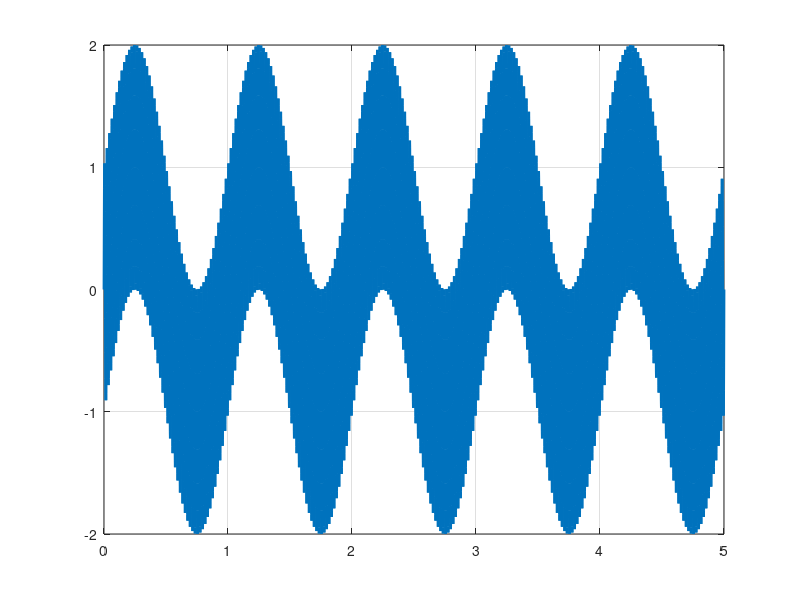

Source code (MATLAB):
% Graph of low pass RC filter circuit


clear
close all

t=0:0.001:5;
y=sin(2*pi*t)+sin(2*pi*50*t)
plot(t,y,'linewidth',2)
grid on








